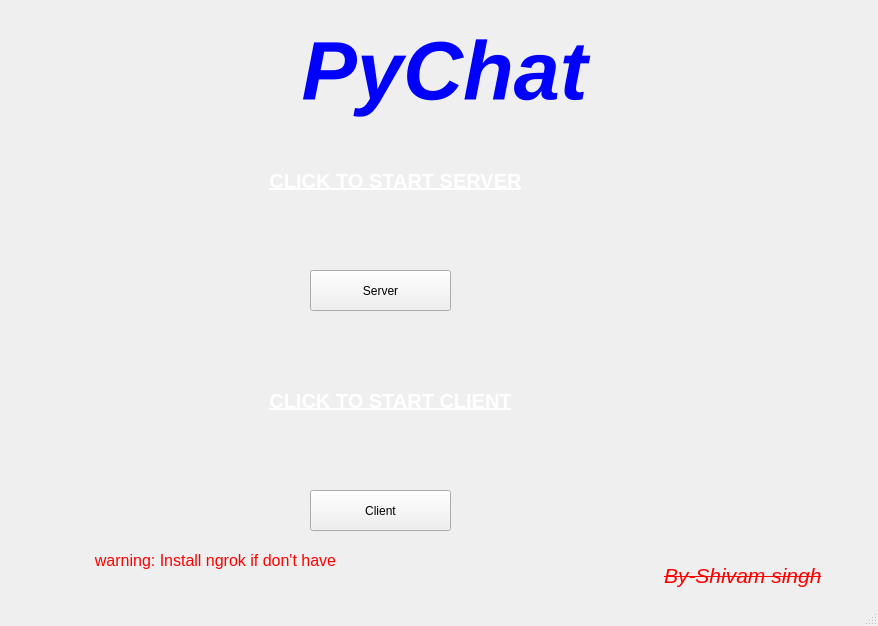
<?xml version="1.0" encoding="UTF-8"?>
<ui version="4.0">
 <class>PyChat</class>
 <widget class="QMainWindow" name="PyChat">
  <property name="geometry">
   <rect>
    <x>0</x>
    <y>0</y>
    <width>878</width>
    <height>626</height>
   </rect>
  </property>
  <property name="windowTitle">
   <string>PyChat</string>
  </property>
  <widget class="QWidget" name="centralwidget">
   <widget class="QLabel" name="background">
    <property name="geometry">
     <rect>
      <x>-360</x>
      <y>0</y>
      <width>1411</width>
      <height>591</height>
     </rect>
    </property>
    <property name="text">
     <string/>
    </property>
    <property name="pixmap">
     <pixmap>tuse.png</pixmap>
    </property>
    <property name="scaledContents">
     <bool>true</bool>
    </property>
   </widget>
   <widget class="QPushButton" name="server">
    <property name="geometry">
     <rect>
      <x>310</x>
      <y>270</y>
      <width>141</width>
      <height>41</height>
     </rect>
    </property>
    <property name="text">
     <string>Server</string>
    </property>
   </widget>
   <widget class="QPushButton" name="client">
    <property name="geometry">
     <rect>
      <x>310</x>
      <y>490</y>
      <width>141</width>
      <height>41</height>
     </rect>
    </property>
    <property name="text">
     <string>Client</string>
    </property>
   </widget>
   <widget class="QLabel" name="label">
    <property name="geometry">
     <rect>
      <x>220</x>
      <y>160</y>
      <width>351</width>
      <height>41</height>
     </rect>
    </property>
    <property name="font">
     <font>
      <pointsize>15</pointsize>
      <weight>75</weight>
      <bold>true</bold>
      <underline>true</underline>
     </font>
    </property>
    <property name="styleSheet">
     <string notr="true">color:white</string>
    </property>
    <property name="lineWidth">
     <number>15</number>
    </property>
    <property name="midLineWidth">
     <number>8</number>
    </property>
    <property name="text">
     <string>CLICK TO START SERVER</string>
    </property>
    <property name="alignment">
     <set>Qt::AlignCenter</set>
    </property>
    <property name="margin">
     <number>8</number>
    </property>
   </widget>
   <widget class="QLabel" name="label_2">
    <property name="geometry">
     <rect>
      <x>230</x>
      <y>370</y>
      <width>321</width>
      <height>61</height>
     </rect>
    </property>
    <property name="font">
     <font>
      <pointsize>15</pointsize>
      <weight>75</weight>
      <bold>true</bold>
      <underline>true</underline>
     </font>
    </property>
    <property name="styleSheet">
     <string notr="true">color:white</string>
    </property>
    <property name="text">
     <string>CLICK TO START CLIENT</string>
    </property>
    <property name="alignment">
     <set>Qt::AlignCenter</set>
    </property>
   </widget>
   <widget class="QLabel" name="loading">
    <property name="geometry">
     <rect>
      <x>600</x>
      <y>240</y>
      <width>261</width>
      <height>161</height>
     </rect>
    </property>
    <property name="text">
     <string/>
    </property>
    <property name="pixmap">
     <pixmap>gifloader.gif</pixmap>
    </property>
    <property name="scaledContents">
     <bool>true</bool>
    </property>
   </widget>
   <widget class="QLabel" name="label_3">
    <property name="geometry">
     <rect>
      <x>14</x>
      <y>0</y>
      <width>861</width>
      <height>141</height>
     </rect>
    </property>
    <property name="font">
     <font>
      <family>Leelawadee UI</family>
      <pointsize>62</pointsize>
      <weight>75</weight>
      <italic>true</italic>
      <bold>true</bold>
      <strikeout>false</strikeout>
      <kerning>false</kerning>
     </font>
    </property>
    <property name="mouseTracking">
     <bool>false</bool>
    </property>
    <property name="styleSheet">
     <string notr="true">color:blue</string>
    </property>
    <property name="text">
     <string>PyChat</string>
    </property>
    <property name="alignment">
     <set>Qt::AlignCenter</set>
    </property>
   </widget>
   <widget class="QLabel" name="label_4">
    <property name="geometry">
     <rect>
      <x>664</x>
      <y>550</y>
      <width>211</width>
      <height>51</height>
     </rect>
    </property>
    <property name="font">
     <font>
      <pointsize>16</pointsize>
      <italic>true</italic>
      <strikeout>true</strikeout>
     </font>
    </property>
    <property name="styleSheet">
     <string notr="true">color:red</string>
    </property>
    <property name="text">
     <string>By-Shivam singh</string>
    </property>
   </widget>
   <widget class="QLabel" name="label_5">
    <property name="geometry">
     <rect>
      <x>10</x>
      <y>545</y>
      <width>411</width>
      <height>31</height>
     </rect>
    </property>
    <property name="font">
     <font>
      <pointsize>12</pointsize>
     </font>
    </property>
    <property name="styleSheet">
     <string notr="true">color:red</string>
    </property>
    <property name="text">
     <string>warning: Install ngrok if don't have</string>
    </property>
    <property name="alignment">
     <set>Qt::AlignCenter</set>
    </property>
   </widget>
  </widget>
  <widget class="QStatusBar" name="statusbar"/>
 </widget>
 <resources/>
 <connections/>
</ui>
